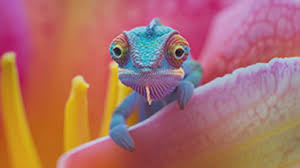
#> input picture Input_image/Image_1.jpg, 300 x 168 px, found by its file name
$ python Resizng_cropping_rotating.py
#> lines starting #> are read from the running program, lines starting #| are printed output that depends on the picture
from PIL import Image

import matplotlib.pyplot as plt

# Load the image
input_image = r'C:\Users\HP\Desktop\Learn\Python Image\All-basic-python-image\Input_image\Image_1.jpg'  # Replace with your image file path=
image_name = input_image.split('\\')[-1]
output_pathmain = r'C:\Users\HP\Desktop\Learn\Python Image\All-basic-python-image\Output _image'
output_path = output_pathmain + '\\' + 'resized_' + image_name
image = Image.open(input_image)
#> image is the input picture: PIL image 300x168 RGB; mean R, G, B 171.5, 109.7, 104.1

# 1. Resize the image
resized_image = image.resize((400, 300))  # width=400, height=300
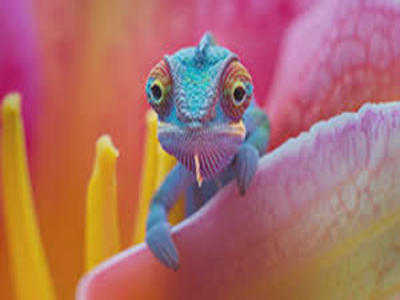
#> resized_image: PIL image 400x300 RGB; mean R, G, B 171.5, 109.7, 104.1
output_path = output_pathmain + '\\' + 'resized_' + image_name
resized_image.save(output_path)

# 2. Crop the image (left, upper, right, lower)
cropped_image = image.crop((100, 100, 400, 400))
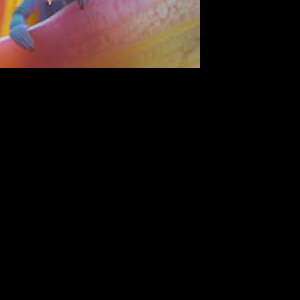
#> cropped_image: PIL image 300x300 RGB; mean R, G, B 22.8, 16, 14.3
output_path = output_pathmain + '\\' + 'crop_' + image_name
cropped_image.save(output_path)

# 3. Rotate the image (angle in degrees)
rotated_image = image.rotate(45)  # Rotate 45 degrees counter-clockwise
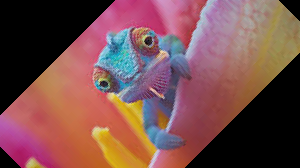
#> rotated_image: PIL image 300x168 RGB; mean R, G, B 120.2, 78, 77.1
output_path = output_pathmain + '\\' + 'rotate_' + image_name
rotated_image.save(output_path)

plt.figure(figsize=(12, 8))

plt.subplot(2, 2, 1)
plt.title('Original Image')
plt.imshow(image)
plt.axis('off')

plt.subplot(2, 2, 2)
plt.title('Resized Image')
plt.imshow(resized_image)
plt.axis('off')

plt.subplot(2, 2, 3)
plt.title('Cropped Image')
plt.imshow(cropped_image)
plt.axis('off')

plt.subplot(2, 2, 4)
plt.title('Rotated Image')
plt.imshow(rotated_image)
plt.axis('off')

plt.tight_layout()
plt.show()
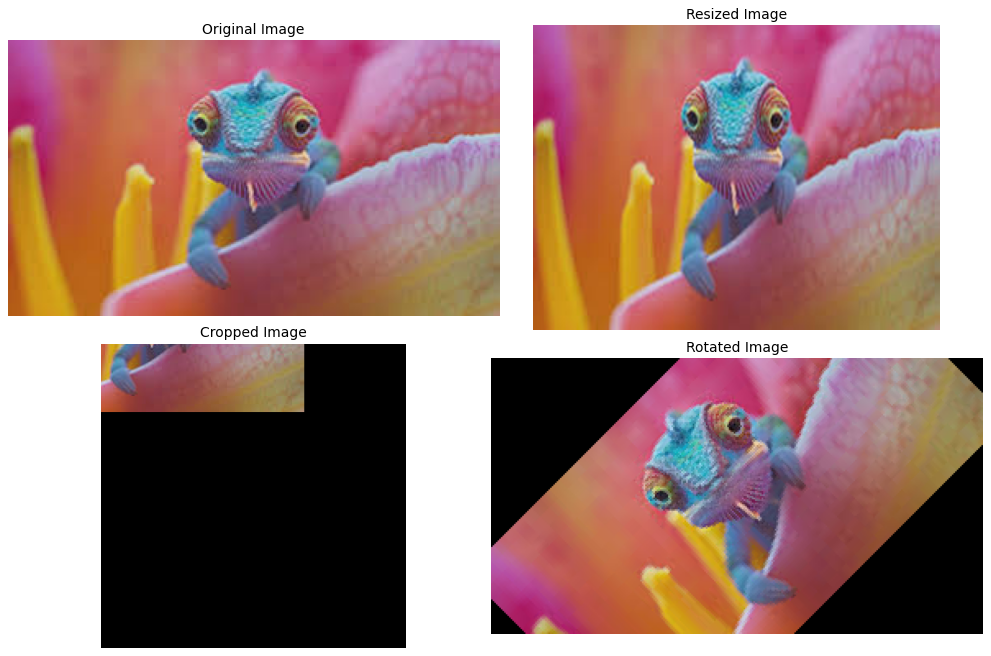
#> figure drawn by matplotlib, 4 panels

$ run again, with Input_image/Image_2.jpg copied over Input_image/Image_1.jpg
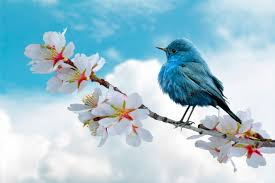
#> input picture Input_image/Image_2.jpg, 275 x 183 px, found by its file name
#> image is the input picture: PIL image 275x183 RGB; mean R, G, B 165.7, 199.2, 212
#> `rotated_image = image.rotate(45)`:
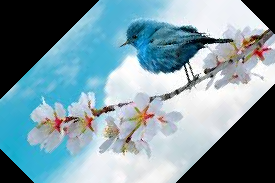
#> rotated_image: PIL image 275x183 RGB; mean R, G, B 121.5, 149.7, 160.2
#> `plt.show()`:
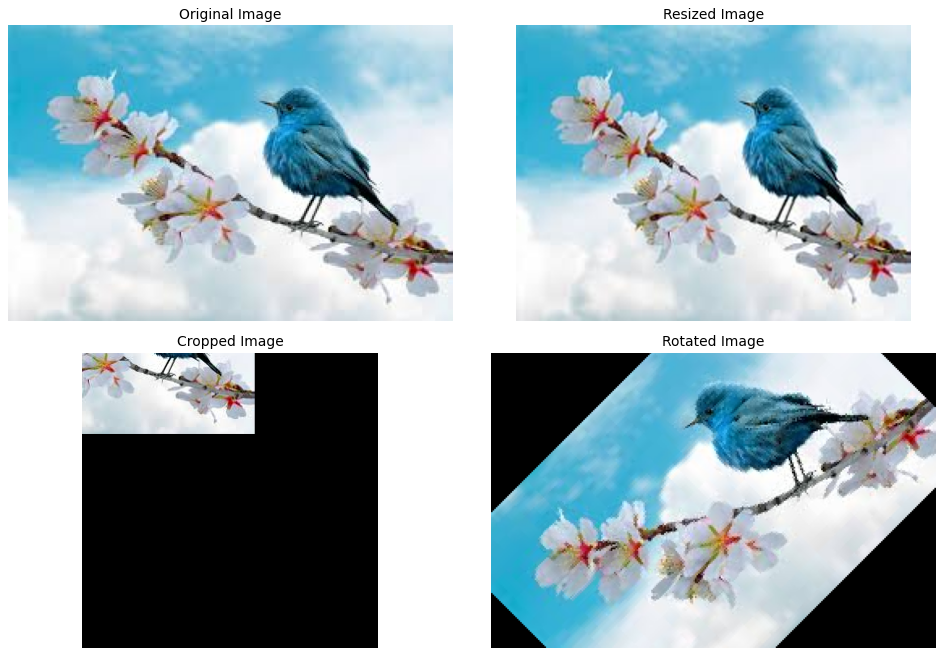
#> figure drawn by matplotlib, 4 panels

$ run again, with Input_image/Image_3.jpg copied over Input_image/Image_1.jpg
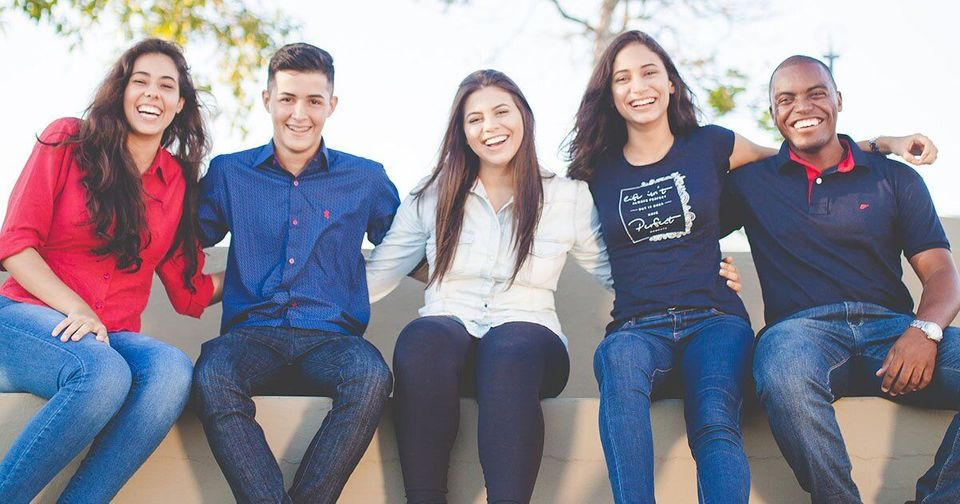
#> input picture Input_image/Image_3.jpg, 960 x 504 px, found by its file name
#> image is the input picture: PIL image 960x504 RGB; mean R, G, B 140.9, 137.3, 150.7
#> `rotated_image = image.rotate(45)`:
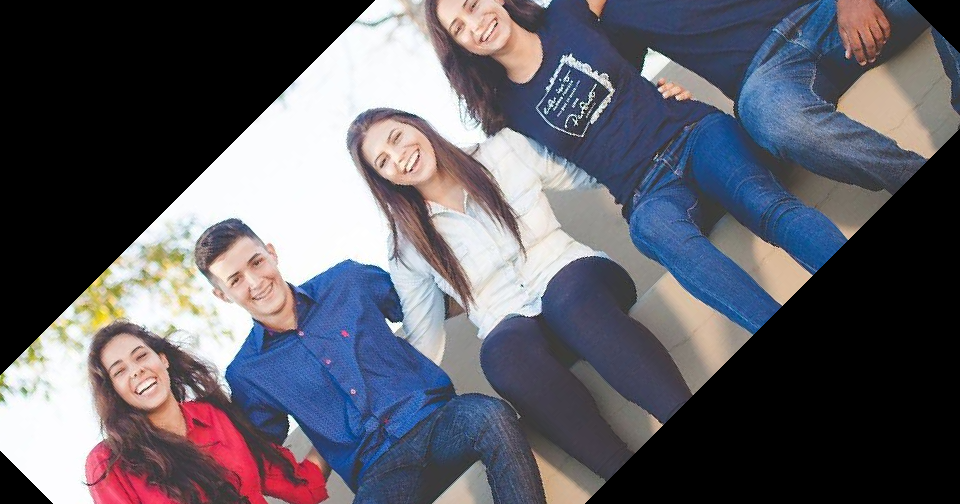
#> rotated_image: PIL image 960x504 RGB; mean R, G, B 95, 93.9, 102.7
#> `plt.show()`:
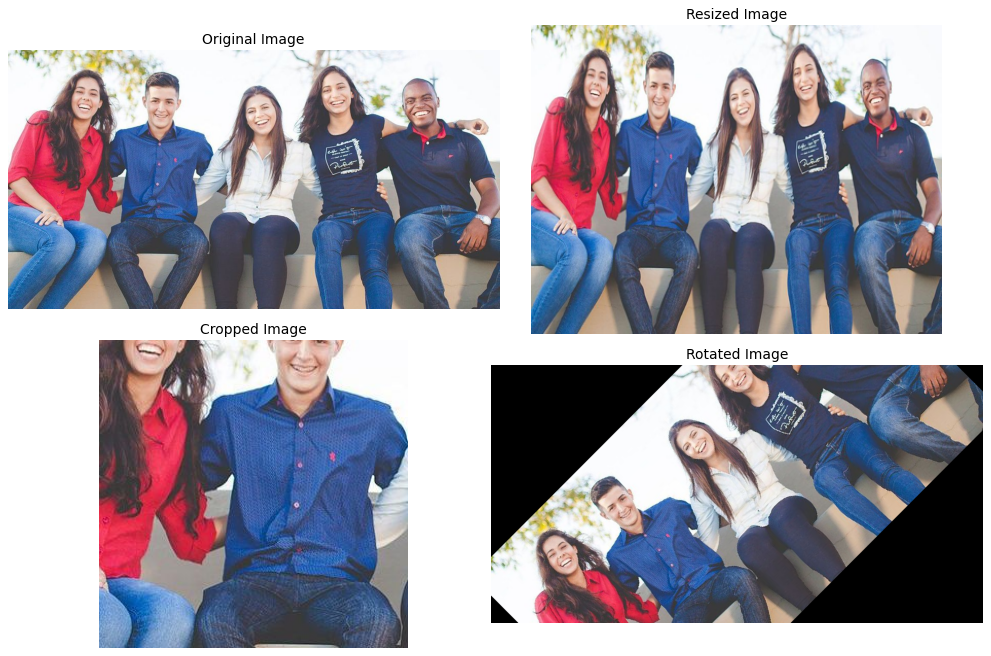
#> figure drawn by matplotlib, 4 panels
